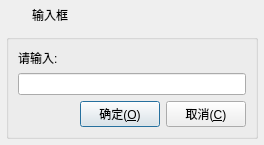
<?xml version="1.0" encoding="UTF-8"?>
<ui version="4.0">
 <class>frmInputBox</class>
 <widget class="QDialog" name="frmInputBox">
  <property name="geometry">
   <rect>
    <x>0</x>
    <y>0</y>
    <width>264</width>
    <height>140</height>
   </rect>
  </property>
  <layout class="QVBoxLayout" name="verticalLayout">
   <property name="spacing">
    <number>0</number>
   </property>
   <property name="leftMargin">
    <number>1</number>
   </property>
   <property name="topMargin">
    <number>1</number>
   </property>
   <property name="rightMargin">
    <number>1</number>
   </property>
   <property name="bottomMargin">
    <number>1</number>
   </property>
   <item>
    <widget class="QWidget" name="widget_title" native="true">
     <property name="sizePolicy">
      <sizepolicy hsizetype="Preferred" vsizetype="Fixed">
       <horstretch>0</horstretch>
       <verstretch>0</verstretch>
      </sizepolicy>
     </property>
     <property name="minimumSize">
      <size>
       <width>100</width>
       <height>28</height>
      </size>
     </property>
     <layout class="QHBoxLayout" name="horizontalLayout_2">
      <property name="spacing">
       <number>0</number>
      </property>
      <property name="leftMargin">
       <number>0</number>
      </property>
      <property name="topMargin">
       <number>0</number>
      </property>
      <property name="rightMargin">
       <number>0</number>
      </property>
      <property name="bottomMargin">
       <number>0</number>
      </property>
      <item>
       <widget class="QLabel" name="lab_Ico">
        <property name="sizePolicy">
         <sizepolicy hsizetype="Minimum" vsizetype="Preferred">
          <horstretch>0</horstretch>
          <verstretch>0</verstretch>
         </sizepolicy>
        </property>
        <property name="minimumSize">
         <size>
          <width>31</width>
          <height>0</height>
         </size>
        </property>
        <property name="text">
         <string/>
        </property>
        <property name="alignment">
         <set>Qt::AlignCenter</set>
        </property>
       </widget>
      </item>
      <item>
       <widget class="QLabel" name="lab_Title">
        <property name="sizePolicy">
         <sizepolicy hsizetype="Expanding" vsizetype="Preferred">
          <horstretch>0</horstretch>
          <verstretch>0</verstretch>
         </sizepolicy>
        </property>
        <property name="styleSheet">
         <string notr="true"/>
        </property>
        <property name="text">
         <string>输入框</string>
        </property>
        <property name="alignment">
         <set>Qt::AlignLeading|Qt::AlignLeft|Qt::AlignVCenter</set>
        </property>
       </widget>
      </item>
      <item>
       <widget class="QWidget" name="widget_menu" native="true">
        <property name="sizePolicy">
         <sizepolicy hsizetype="Minimum" vsizetype="Preferred">
          <horstretch>0</horstretch>
          <verstretch>0</verstretch>
         </sizepolicy>
        </property>
        <layout class="QHBoxLayout" name="horizontalLayout">
         <property name="spacing">
          <number>0</number>
         </property>
         <property name="leftMargin">
          <number>0</number>
         </property>
         <property name="topMargin">
          <number>0</number>
         </property>
         <property name="rightMargin">
          <number>0</number>
         </property>
         <property name="bottomMargin">
          <number>0</number>
         </property>
         <item>
          <widget class="QPushButton" name="btnMenu_Close">
           <property name="sizePolicy">
            <sizepolicy hsizetype="Minimum" vsizetype="Expanding">
             <horstretch>0</horstretch>
             <verstretch>0</verstretch>
            </sizepolicy>
           </property>
           <property name="minimumSize">
            <size>
             <width>40</width>
             <height>0</height>
            </size>
           </property>
           <property name="cursor">
            <cursorShape>ArrowCursor</cursorShape>
           </property>
           <property name="focusPolicy">
            <enum>Qt::NoFocus</enum>
           </property>
           <property name="toolTip">
            <string>关闭</string>
           </property>
           <property name="text">
            <string/>
           </property>
           <property name="flat">
            <bool>true</bool>
           </property>
          </widget>
         </item>
        </layout>
       </widget>
      </item>
     </layout>
    </widget>
   </item>
   <item>
    <widget class="QWidget" name="widget_main" native="true">
     <property name="styleSheet">
      <string notr="true"/>
     </property>
     <layout class="QVBoxLayout" name="verticalLayout_2">
      <property name="spacing">
       <number>5</number>
      </property>
      <property name="leftMargin">
       <number>5</number>
      </property>
      <property name="topMargin">
       <number>5</number>
      </property>
      <property name="rightMargin">
       <number>5</number>
      </property>
      <property name="bottomMargin">
       <number>5</number>
      </property>
      <item>
       <widget class="QGroupBox" name="groupBox">
        <property name="title">
         <string/>
        </property>
        <layout class="QVBoxLayout" name="verticalLayout_3">
         <item>
          <widget class="QLabel" name="labInfo">
           <property name="text">
            <string>请输入:</string>
           </property>
           <property name="scaledContents">
            <bool>false</bool>
           </property>
           <property name="wordWrap">
            <bool>true</bool>
           </property>
          </widget>
         </item>
         <item>
          <widget class="QLineEdit" name="txtValue"/>
         </item>
         <item>
          <layout class="QHBoxLayout" name="horizontalLayout_3">
           <item>
            <spacer name="horizontalSpacer">
             <property name="orientation">
              <enum>Qt::Horizontal</enum>
             </property>
             <property name="sizeHint" stdset="0">
              <size>
               <width>40</width>
               <height>20</height>
              </size>
             </property>
            </spacer>
           </item>
           <item>
            <widget class="QPushButton" name="btnOk">
             <property name="cursor">
              <cursorShape>PointingHandCursor</cursorShape>
             </property>
             <property name="focusPolicy">
              <enum>Qt::StrongFocus</enum>
             </property>
             <property name="styleSheet">
              <string notr="true"/>
             </property>
             <property name="text">
              <string>确定(&amp;O)</string>
             </property>
             <property name="icon">
              <iconset resource="../other/rc.qrc">
               <normaloff>:/image/btn_ok.png</normaloff>:/image/btn_ok.png</iconset>
             </property>
             <property name="iconSize">
              <size>
               <width>20</width>
               <height>20</height>
              </size>
             </property>
            </widget>
           </item>
           <item>
            <widget class="QPushButton" name="btnCancel">
             <property name="cursor">
              <cursorShape>PointingHandCursor</cursorShape>
             </property>
             <property name="focusPolicy">
              <enum>Qt::StrongFocus</enum>
             </property>
             <property name="styleSheet">
              <string notr="true"/>
             </property>
             <property name="text">
              <string>取消(&amp;C)</string>
             </property>
             <property name="icon">
              <iconset resource="../other/rc.qrc">
               <normaloff>:/image/btn_close.png</normaloff>:/image/btn_close.png</iconset>
             </property>
             <property name="iconSize">
              <size>
               <width>20</width>
               <height>20</height>
              </size>
             </property>
            </widget>
           </item>
          </layout>
         </item>
        </layout>
       </widget>
      </item>
     </layout>
    </widget>
   </item>
  </layout>
 </widget>
 <tabstops>
  <tabstop>txtValue</tabstop>
  <tabstop>btnOk</tabstop>
  <tabstop>btnCancel</tabstop>
 </tabstops>
 <resources>
  <include location="../other/rc.qrc"/>
 </resources>
 <connections/>
</ui>
